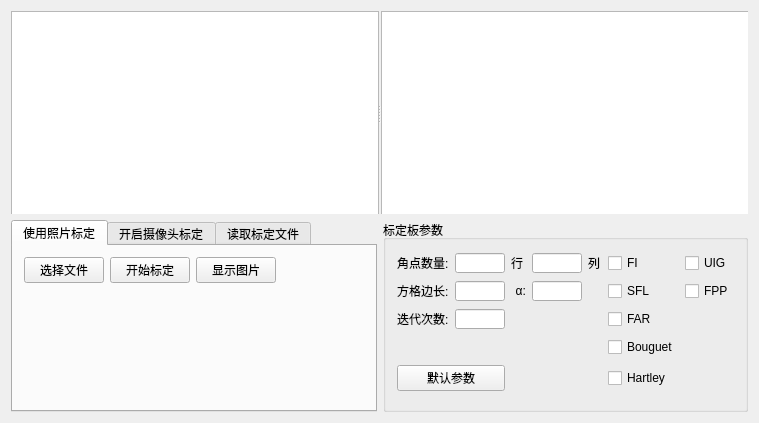
<?xml version="1.0" encoding="UTF-8"?>
<ui version="4.0">
 <class>Calibration</class>
 <widget class="QWidget" name="Calibration">
  <property name="geometry">
   <rect>
    <x>0</x>
    <y>0</y>
    <width>759</width>
    <height>423</height>
   </rect>
  </property>
  <property name="minimumSize">
   <size>
    <width>759</width>
    <height>423</height>
   </size>
  </property>
  <property name="windowTitle">
   <string>标定</string>
  </property>
  <layout class="QGridLayout" name="gridLayout">
   <item row="0" column="0" colspan="2">
    <widget class="QSplitter" name="splitter">
     <property name="orientation">
      <enum>Qt::Horizontal</enum>
     </property>
     <widget class="QGraphicsView" name="Viewer_CalibrateL">
      <property name="minimumSize">
       <size>
        <width>368</width>
        <height>207</height>
       </size>
      </property>
     </widget>
     <widget class="QGraphicsView" name="Viewer_CalibrateR">
      <property name="minimumSize">
       <size>
        <width>368</width>
        <height>207</height>
       </size>
      </property>
     </widget>
    </widget>
   </item>
   <item row="1" column="1">
    <widget class="QGroupBox" name="groupBox">
     <property name="title">
      <string>标定板参数</string>
     </property>
     <layout class="QGridLayout" name="gridLayout_4">
      <item row="7" column="1">
       <widget class="QLineEdit" name="lineEdit__nBoards">
        <property name="minimumSize">
         <size>
          <width>50</width>
          <height>20</height>
         </size>
        </property>
        <property name="maximumSize">
         <size>
          <width>50</width>
          <height>20</height>
         </size>
        </property>
       </widget>
      </item>
      <item row="4" column="0">
       <widget class="QLabel" name="label_8">
        <property name="text">
         <string>方格边长:</string>
        </property>
       </widget>
      </item>
      <item row="0" column="11">
       <widget class="QCheckBox" name="checkBox_UIG">
        <property name="text">
         <string>UIG</string>
        </property>
       </widget>
      </item>
      <item row="7" column="0">
       <widget class="QLabel" name="label_9">
        <property name="text">
         <string>迭代次数:</string>
        </property>
       </widget>
      </item>
      <item row="9" column="0" colspan="2">
       <widget class="QPushButton" name="pushButton_CalibDefault">
        <property name="text">
         <string>默认参数</string>
        </property>
       </widget>
      </item>
      <item row="4" column="2">
       <widget class="QLabel" name="label_10">
        <property name="text">
         <string>α:</string>
        </property>
        <property name="alignment">
         <set>Qt::AlignRight|Qt::AlignTrailing|Qt::AlignVCenter</set>
        </property>
       </widget>
      </item>
      <item row="7" column="5">
       <widget class="QCheckBox" name="checkBox_FAR">
        <property name="text">
         <string>FAR</string>
        </property>
       </widget>
      </item>
      <item row="4" column="1">
       <widget class="QLineEdit" name="lineEdit_SquareSize">
        <property name="minimumSize">
         <size>
          <width>50</width>
          <height>20</height>
         </size>
        </property>
        <property name="maximumSize">
         <size>
          <width>50</width>
          <height>20</height>
         </size>
        </property>
       </widget>
      </item>
      <item row="4" column="3">
       <widget class="QLineEdit" name="lineEdit_Alpha">
        <property name="minimumSize">
         <size>
          <width>50</width>
          <height>20</height>
         </size>
        </property>
        <property name="maximumSize">
         <size>
          <width>50</width>
          <height>20</height>
         </size>
        </property>
       </widget>
      </item>
      <item row="4" column="5">
       <widget class="QCheckBox" name="checkBox_SFL">
        <property name="text">
         <string>SFL</string>
        </property>
       </widget>
      </item>
      <item row="0" column="1">
       <widget class="QLineEdit" name="lineEdit_BoardWidth">
        <property name="minimumSize">
         <size>
          <width>50</width>
          <height>20</height>
         </size>
        </property>
        <property name="maximumSize">
         <size>
          <width>50</width>
          <height>20</height>
         </size>
        </property>
       </widget>
      </item>
      <item row="0" column="4">
       <widget class="QLabel" name="label_7">
        <property name="text">
         <string>列</string>
        </property>
       </widget>
      </item>
      <item row="0" column="3">
       <widget class="QLineEdit" name="lineEdit_BoardHeight">
        <property name="minimumSize">
         <size>
          <width>50</width>
          <height>20</height>
         </size>
        </property>
        <property name="maximumSize">
         <size>
          <width>50</width>
          <height>20</height>
         </size>
        </property>
       </widget>
      </item>
      <item row="0" column="0">
       <widget class="QLabel" name="label_5">
        <property name="text">
         <string>角点数量:</string>
        </property>
       </widget>
      </item>
      <item row="0" column="2">
       <widget class="QLabel" name="label_6">
        <property name="text">
         <string>行</string>
        </property>
       </widget>
      </item>
      <item row="4" column="11">
       <widget class="QCheckBox" name="checkBox_FPP">
        <property name="text">
         <string>FPP</string>
        </property>
       </widget>
      </item>
      <item row="0" column="5">
       <widget class="QCheckBox" name="checkBox_FI">
        <property name="text">
         <string>FI</string>
        </property>
       </widget>
      </item>
      <item row="8" column="5">
       <widget class="QCheckBox" name="checkBox_Bouguet">
        <property name="text">
         <string>Bouguet</string>
        </property>
       </widget>
      </item>
      <item row="9" column="5">
       <widget class="QCheckBox" name="checkBox_Hartley">
        <property name="text">
         <string>Hartley</string>
        </property>
       </widget>
      </item>
     </layout>
    </widget>
   </item>
   <item row="1" column="0">
    <widget class="QTabWidget" name="tabWidget_2">
     <property name="minimumSize">
      <size>
       <width>0</width>
       <height>192</height>
      </size>
     </property>
     <property name="maximumSize">
      <size>
       <width>16777215</width>
       <height>192</height>
      </size>
     </property>
     <property name="currentIndex">
      <number>0</number>
     </property>
     <widget class="QWidget" name="tab_1">
      <attribute name="title">
       <string>使用照片标定</string>
      </attribute>
      <layout class="QGridLayout" name="gridLayout_3">
       <item row="1" column="1">
        <widget class="QPushButton" name="pushButton_CalibChooseImages">
         <property name="text">
          <string>选择文件</string>
         </property>
        </widget>
       </item>
       <item row="1" column="2">
        <widget class="QPushButton" name="pushButton_CalibStart">
         <property name="text">
          <string>开始标定</string>
         </property>
        </widget>
       </item>
       <item row="1" column="4">
        <spacer name="horizontalSpacer_2">
         <property name="orientation">
          <enum>Qt::Horizontal</enum>
         </property>
         <property name="sizeHint" stdset="0">
          <size>
           <width>40</width>
           <height>20</height>
          </size>
         </property>
        </spacer>
       </item>
       <item row="2" column="1">
        <spacer name="verticalSpacer_3">
         <property name="orientation">
          <enum>Qt::Vertical</enum>
         </property>
         <property name="sizeHint" stdset="0">
          <size>
           <width>20</width>
           <height>40</height>
          </size>
         </property>
        </spacer>
       </item>
       <item row="1" column="3">
        <widget class="QPushButton" name="pushButton_ShowImg">
         <property name="text">
          <string>显示图片</string>
         </property>
        </widget>
       </item>
      </layout>
     </widget>
     <widget class="QWidget" name="tab_2">
      <attribute name="title">
       <string>开启摄像头标定</string>
      </attribute>
      <layout class="QGridLayout" name="gridLayout_6">
       <item row="1" column="0">
        <widget class="QPushButton" name="pushButton_CameraRefresh">
         <property name="text">
          <string>刷新</string>
         </property>
        </widget>
       </item>
       <item row="1" column="2">
        <widget class="QPushButton" name="pushButton_CameraCalibStart">
         <property name="text">
          <string>开始标定</string>
         </property>
        </widget>
       </item>
       <item row="1" column="1">
        <widget class="QPushButton" name="pushButton_CameraOnOff">
         <property name="text">
          <string>开启摄像头</string>
         </property>
        </widget>
       </item>
       <item row="0" column="0" colspan="3">
        <widget class="QGroupBox" name="groupBox_4">
         <property name="title">
          <string>摄像头</string>
         </property>
         <layout class="QGridLayout" name="gridLayout_5">
          <item row="0" column="0">
           <widget class="QLabel" name="label_11">
            <property name="text">
             <string>左摄像头:</string>
            </property>
           </widget>
          </item>
          <item row="4" column="0">
           <widget class="QLabel" name="label_13">
            <property name="text">
             <string>分辨率:</string>
            </property>
           </widget>
          </item>
          <item row="3" column="0">
           <widget class="QLabel" name="label_12">
            <property name="text">
             <string>右摄像头:</string>
            </property>
           </widget>
          </item>
          <item row="3" column="1" colspan="2">
           <widget class="QComboBox" name="comboBox_CameraR"/>
          </item>
          <item row="0" column="1" colspan="2">
           <widget class="QComboBox" name="comboBox_CameraL"/>
          </item>
          <item row="4" column="1" colspan="2">
           <widget class="QComboBox" name="comboBox_Resolution"/>
          </item>
         </layout>
        </widget>
       </item>
      </layout>
     </widget>
     <widget class="QWidget" name="tab_3">
      <attribute name="title">
       <string>读取标定文件</string>
      </attribute>
      <layout class="QGridLayout" name="gridLayout_9">
       <item row="0" column="0">
        <widget class="QPushButton" name="pushButton_CalibChooseXml">
         <property name="text">
          <string>选择文件</string>
         </property>
        </widget>
       </item>
       <item row="0" column="1">
        <widget class="QPushButton" name="pushButton_FileCalib">
         <property name="text">
          <string>标定</string>
         </property>
        </widget>
       </item>
       <item row="0" column="2">
        <spacer name="horizontalSpacer_4">
         <property name="orientation">
          <enum>Qt::Horizontal</enum>
         </property>
         <property name="sizeHint" stdset="0">
          <size>
           <width>40</width>
           <height>20</height>
          </size>
         </property>
        </spacer>
       </item>
       <item row="1" column="0">
        <spacer name="verticalSpacer">
         <property name="orientation">
          <enum>Qt::Vertical</enum>
         </property>
         <property name="sizeHint" stdset="0">
          <size>
           <width>20</width>
           <height>40</height>
          </size>
         </property>
        </spacer>
       </item>
      </layout>
     </widget>
    </widget>
   </item>
  </layout>
 </widget>
 <layoutdefault spacing="6" margin="11"/>
 <resources/>
 <connections>
  <connection>
   <sender>pushButton_CalibDefault</sender>
   <signal>clicked()</signal>
   <receiver>Calibration</receiver>
   <slot>OnDefaultBoardParams()</slot>
   <hints>
    <hint type="sourcelabel">
     <x>442</x>
     <y>382</y>
    </hint>
    <hint type="destinationlabel">
     <x>436</x>
     <y>418</y>
    </hint>
   </hints>
  </connection>
  <connection>
   <sender>checkBox_Bouguet</sender>
   <signal>clicked()</signal>
   <receiver>Calibration</receiver>
   <slot>OnChecked_Bouguet()</slot>
   <hints>
    <hint type="sourcelabel">
     <x>692</x>
     <y>361</y>
    </hint>
    <hint type="destinationlabel">
     <x>755</x>
     <y>354</y>
    </hint>
   </hints>
  </connection>
  <connection>
   <sender>checkBox_Hartley</sender>
   <signal>clicked()</signal>
   <receiver>Calibration</receiver>
   <slot>OnChecked_Hartley()</slot>
   <hints>
    <hint type="sourcelabel">
     <x>692</x>
     <y>392</y>
    </hint>
    <hint type="destinationlabel">
     <x>756</x>
     <y>392</y>
    </hint>
   </hints>
  </connection>
  <connection>
   <sender>checkBox_FI</sender>
   <signal>clicked()</signal>
   <receiver>Calibration</receiver>
   <slot>OnChecked_Fi()</slot>
   <hints>
    <hint type="sourcelabel">
     <x>692</x>
     <y>267</y>
    </hint>
    <hint type="destinationlabel">
     <x>646</x>
     <y>217</y>
    </hint>
   </hints>
  </connection>
  <connection>
   <sender>checkBox_UIG</sender>
   <signal>clicked()</signal>
   <receiver>Calibration</receiver>
   <slot>OnChecked_Uig()</slot>
   <hints>
    <hint type="sourcelabel">
     <x>739</x>
     <y>267</y>
    </hint>
    <hint type="destinationlabel">
     <x>726</x>
     <y>219</y>
    </hint>
   </hints>
  </connection>
  <connection>
   <sender>checkBox_SFL</sender>
   <signal>clicked()</signal>
   <receiver>Calibration</receiver>
   <slot>OnChecked_Sfl()</slot>
   <hints>
    <hint type="sourcelabel">
     <x>692</x>
     <y>299</y>
    </hint>
    <hint type="destinationlabel">
     <x>518</x>
     <y>221</y>
    </hint>
   </hints>
  </connection>
  <connection>
   <sender>checkBox_FPP</sender>
   <signal>clicked()</signal>
   <receiver>Calibration</receiver>
   <slot>OnChecked_FPP()</slot>
   <hints>
    <hint type="sourcelabel">
     <x>739</x>
     <y>299</y>
    </hint>
    <hint type="destinationlabel">
     <x>830</x>
     <y>220</y>
    </hint>
   </hints>
  </connection>
  <connection>
   <sender>checkBox_FAR</sender>
   <signal>clicked()</signal>
   <receiver>Calibration</receiver>
   <slot>OnChecked_Far()</slot>
   <hints>
    <hint type="sourcelabel">
     <x>692</x>
     <y>331</y>
    </hint>
    <hint type="destinationlabel">
     <x>850</x>
     <y>324</y>
    </hint>
   </hints>
  </connection>
  <connection>
   <sender>pushButton_CalibChooseImages</sender>
   <signal>clicked()</signal>
   <receiver>Calibration</receiver>
   <slot>OnChooseImages()</slot>
   <hints>
    <hint type="sourcelabel">
     <x>51</x>
     <y>263</y>
    </hint>
    <hint type="destinationlabel">
     <x>59</x>
     <y>218</y>
    </hint>
   </hints>
  </connection>
  <connection>
   <sender>pushButton_CalibStart</sender>
   <signal>clicked()</signal>
   <receiver>Calibration</receiver>
   <slot>OnCalibrateFromImage()</slot>
   <hints>
    <hint type="sourcelabel">
     <x>121</x>
     <y>259</y>
    </hint>
    <hint type="destinationlabel">
     <x>208</x>
     <y>220</y>
    </hint>
   </hints>
  </connection>
  <connection>
   <sender>comboBox_CameraL</sender>
   <signal>currentIndexChanged(QString)</signal>
   <receiver>Calibration</receiver>
   <slot>OnChanged_LCameraComboBox()</slot>
   <hints>
    <hint type="sourcelabel">
     <x>293</x>
     <y>283</y>
    </hint>
    <hint type="destinationlabel">
     <x>364</x>
     <y>221</y>
    </hint>
   </hints>
  </connection>
  <connection>
   <sender>comboBox_CameraR</sender>
   <signal>currentIndexChanged(QString)</signal>
   <receiver>Calibration</receiver>
   <slot>OnChanged_RChangeComboBox()</slot>
   <hints>
    <hint type="sourcelabel">
     <x>353</x>
     <y>327</y>
    </hint>
    <hint type="destinationlabel">
     <x>5</x>
     <y>188</y>
    </hint>
   </hints>
  </connection>
  <connection>
   <sender>comboBox_Resolution</sender>
   <signal>currentIndexChanged(QString)</signal>
   <receiver>Calibration</receiver>
   <slot>OnChanged_ResolutionComboBox()</slot>
   <hints>
    <hint type="sourcelabel">
     <x>191</x>
     <y>351</y>
    </hint>
    <hint type="destinationlabel">
     <x>4</x>
     <y>335</y>
    </hint>
   </hints>
  </connection>
  <connection>
   <sender>pushButton_CameraRefresh</sender>
   <signal>clicked()</signal>
   <receiver>Calibration</receiver>
   <slot>OnRefreshCameras()</slot>
   <hints>
    <hint type="sourcelabel">
     <x>117</x>
     <y>391</y>
    </hint>
    <hint type="destinationlabel">
     <x>2</x>
     <y>369</y>
    </hint>
   </hints>
  </connection>
  <connection>
   <sender>pushButton_CameraOnOff</sender>
   <signal>clicked()</signal>
   <receiver>Calibration</receiver>
   <slot>OnCamerasPowerOn()</slot>
   <hints>
    <hint type="sourcelabel">
     <x>229</x>
     <y>387</y>
    </hint>
    <hint type="destinationlabel">
     <x>159</x>
     <y>419</y>
    </hint>
   </hints>
  </connection>
  <connection>
   <sender>pushButton_CameraCalibStart</sender>
   <signal>clicked()</signal>
   <receiver>Calibration</receiver>
   <slot>OnCalibrateFromCameras()</slot>
   <hints>
    <hint type="sourcelabel">
     <x>342</x>
     <y>392</y>
    </hint>
    <hint type="destinationlabel">
     <x>260</x>
     <y>418</y>
    </hint>
   </hints>
  </connection>
  <connection>
   <sender>pushButton_CalibChooseXml</sender>
   <signal>clicked()</signal>
   <receiver>Calibration</receiver>
   <slot>OnChooseCalibrateFile()</slot>
   <hints>
    <hint type="sourcelabel">
     <x>77</x>
     <y>259</y>
    </hint>
    <hint type="destinationlabel">
     <x>5</x>
     <y>259</y>
    </hint>
   </hints>
  </connection>
  <connection>
   <sender>pushButton_FileCalib</sender>
   <signal>clicked()</signal>
   <receiver>Calibration</receiver>
   <slot>OnCalibrateFromFile()</slot>
   <hints>
    <hint type="sourcelabel">
     <x>157</x>
     <y>259</y>
    </hint>
    <hint type="destinationlabel">
     <x>3</x>
     <y>310</y>
    </hint>
   </hints>
  </connection>
  <connection>
   <sender>pushButton_ShowImg</sender>
   <signal>clicked()</signal>
   <receiver>Calibration</receiver>
   <slot>OnShowImg()</slot>
   <hints>
    <hint type="sourcelabel">
     <x>237</x>
     <y>263</y>
    </hint>
    <hint type="destinationlabel">
     <x>76</x>
     <y>3</y>
    </hint>
   </hints>
  </connection>
 </connections>
 <slots>
  <slot>OnDefaultBoardParams()</slot>
  <slot>OnChecked_Bouguet()</slot>
  <slot>OnChecked_Hartley()</slot>
  <slot>OnChecked_Fi()</slot>
  <slot>OnChecked_Uig()</slot>
  <slot>OnChecked_Sfl()</slot>
  <slot>OnChecked_FPP()</slot>
  <slot>OnChecked_Far()</slot>
  <slot>OnChooseImages()</slot>
  <slot>OnCalibrateFromImage()</slot>
  <slot>OnChanged_LCameraComboBox()</slot>
  <slot>OnChanged_RChangeComboBox()</slot>
  <slot>OnChanged_ResolutionComboBox()</slot>
  <slot>OnRefreshCameras()</slot>
  <slot>OnCamerasPowerOn()</slot>
  <slot>OnCalibrateFromCameras()</slot>
  <slot>OnChooseCalibrateFile()</slot>
  <slot>OnCalibrateFromFile()</slot>
  <slot>OnShowImg()</slot>
 </slots>
</ui>
